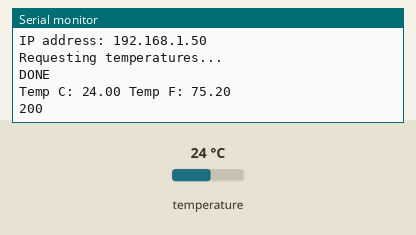
Recording of a sketch running on a simulated ESP32. On the bench: the last lines printed to the serial monitor. The test bench sets the inputs (shaded band); at power-on: temperature 24 °C. WiFi joins after 1.5 s; servers stay silent unless stated; uploads are accepted with an empty reply.

Above: at 2.7 s.
2.8 s: temperature set to 12 °C
At 4.1 s:
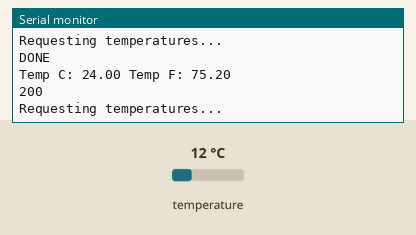
4.3 s: temperature set to 19 °C
At 4.44 s:
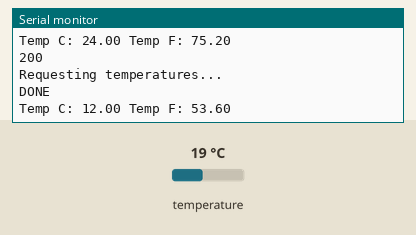
Timing chart, 0 to 7.3 s (numbered marks = the images above; inputs shaded):
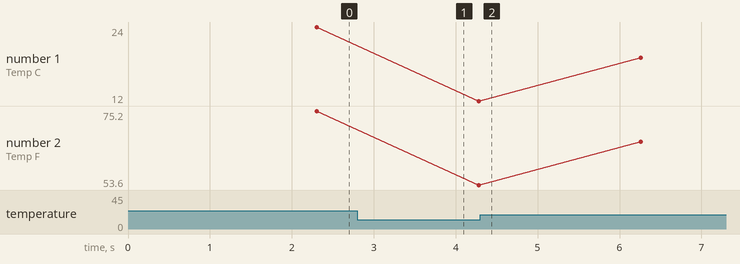

The sketch:

DS18B20.ino
```cpp
#include <OneWire.h>
#include <DallasTemperature.h>
#include <WiFi.h>
#include <HTTPClient.h>

#define ONE_WIRE_BUS 32


const char* ssid = "A043370";
const char* password = "madeofblacq";
const char* host = "192.168.219.212";


OneWire oneWire(ONE_WIRE_BUS);
DallasTemperature sensors(&oneWire);

void setup(void)
{
  Serial.begin(9600);

  sensors.begin();
  connectWiFi();
}

// function to print the temperature for a device
void printTemperature()
{
  float tempC = sensors.getTempCByIndex(0);
  float tempF = sensors.getTempFByIndex(0);

  if(tempC == DEVICE_DISCONNECTED_C)
  {
    Serial.println("Error: Could not read temperature data");
    return;
  }

  Serial.print("Temp C: ");
  Serial.print(tempC);
  Serial.print(" Temp F: ");
  Serial.println(tempF); // Makes a second call to getTempC and then converts to Fahrenheit

  sendDataToServer(tempC);

}
/*
 * Main function. It will request the tempC from the sensors and display on Serial.
 */
void loop(void)
{
  Serial.println("Requesting temperatures...");
  sensors.requestTemperatures(); // Send the command to get temperatures
  Serial.println("DONE");

  printTemperature(); // Use a simple function to print out the data
  delay(1000);
}

void connectWiFi() {
  Serial.println();
  Serial.print("[WiFi] Connecting to ");
  Serial.println(ssid);
  WiFi.mode(WIFI_STA);
  WiFi.begin(ssid, password);

  while (WiFi.status() != WL_CONNECTED) {
    delay(500);
    Serial.print(".");
  }
  Serial.println("\nWiFi connected.");
  Serial.print("IP address: ");
  Serial.println(WiFi.localIP());
}

void sendDataToServer(float celsius) {
  if (WiFi.status() == WL_CONNECTED) { // Check WiFi connection status
    HTTPClient http;
    String serverPath = "http://" + String(host) + "/DS18B20/Temp.php?celsius=" + String(celsius);
        //http://192.168.219.212/DS18B20/Temp.php?celsius=
    http.begin(serverPath.c_str());

    int httpResponseCode = http.GET();
    if (httpResponseCode > 0) {
      String response = http.getString();
      Serial.println(httpResponseCode);
      Serial.println(response);
    } else {
      Serial.print("Error on sending GET Request: ");
      Serial.println(httpResponseCode);
    }
    http.end();
  } else {
    Serial.println("WiFi Disconnected");
  }
}
```

Measured:
- plotted number 1: 24 → 12 after the input at 2.8 s, 12 → 19 after the input at 4.3 s
- plotted number 2: 75.2 → 53.6 after the input at 2.8 s, 53.6 → 66.2 after the input at 4.3 s
